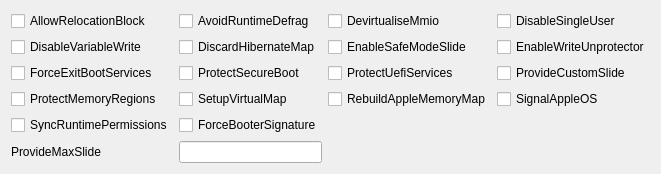
          <widget class="QWidget" name="tabBooter3">
           <attribute name="title">
            <string>Quirks</string>
           </attribute>
           <layout class="QHBoxLayout" name="horizontalLayout_13">
            <item>
             <layout class="QGridLayout" name="gridLayout_6">
              <item row="2" column="0">
               <widget class="QCheckBox" name="chkForceExitBootServices">
                <property name="toolTip">
                 <string notr="true">Try to ensure that ExitBootServices call succeeds even with outdated MemoryMap key argument by obtaining current memory map and retrying ExitBootServices call.

Note: The necessity of this quirk is determined by early boot crashes of the firmware. Do not use this unless you fully understand the consequences.

----

尝试通过获取当前的内存映射并重试ExitBootServices调用来确保ExitBootServices调用成功，即使是过时的MemoryMap键参数。

注意：该选项的必要性是由固件的早期启动崩溃决定的。除非你完全明白后果，否则不要使用这个。</string>
                </property>
                <property name="statusTip">
                 <string>Retry ExitBootServices with new memory map on failure.</string>
                </property>
                <property name="text">
                 <string>ForceExitBootServices</string>
                </property>
               </widget>
              </item>
              <item row="3" column="4">
               <widget class="QCheckBox" name="chkSignalAppleOS">
                <property name="toolTip">
                 <string notr="true">This quirk is useful on Mac firmwares, which behave differently in different OS. 

For example, it is supposed to enable Intel GPU in Windows and Linux in some dual-GPU MacBook models.

----

该选项在Mac固件上很有用，在不同的操作系统中表现不同。

例如，在某些双GPU的MacBook机型中，它应该可以在Windows和Linux中启用Intel GPU。</string>
                </property>
                <property name="statusTip">
                 <string> Report macOS being loaded through OS Info for any OS.</string>
                </property>
                <property name="text">
                 <string>SignalAppleOS</string>
                </property>
               </widget>
              </item>
              <item row="3" column="3">
               <widget class="QCheckBox" name="chkRebuildAppleMemoryMap">
                <property name="toolTip">
                 <string notr="true">Apple kernel has several limitations in parsing UEFI memory map:

• Memory map size must not exceed 4096 bytes as Apple kernel maps it as a single 4K page. Since some firmwares have very large memory maps (approximately over 100 entries) Apple kernel will crash at boot.

• Memory attributes table is ignored. EfiRuntimeServicesCode memory statically gets RX permissions, and all other memory types get RW permissions. Since some firmware drivers may write to global variables at runtime, Apple kernel will crash at calling UEFI runtime services, unless driver .data section has EfiRuntimeServicesData type.

To workaround these limitations this quirk applies memory attributes table permissions to memory map passed to Apple kernel and optionally attempts to unify contiguous slots of similar types if the resulting memory map exceeds 4 KB.

Note 1 : Since many firmwares come with incorrect memory protection table this quirk often comes in pair with SyncRuntimePermissions.

Note 2 : The necessity of this quirk is determined by early boot failures. This quirk replaces EnableWriteUnprotector on firmwares supporting memory attributes table (MAT). This quirk is generally unnecessary when using OpenDuetPkg, but may be required to boot macOS 10.6 and earlier for unclear reasons.

----

苹果内核在解析UEFI内存映射时有一些限制：

- 内存映射大小不能超过4096字节，因为苹果内核将其映射为一个4K页面。由于一些固件的内存映射非常大（大约超过100个条目），苹果内核会在启动时崩溃。

- 内存属性表被忽略。EfiRuntimeServicesCode内存静态地获得RX权限，其他所有内存类型获得RW权限。由于一些固件驱动可能会在运行时写入全局变量，苹果内核在调用UEFI运行时服务时将会崩溃，除非驱动.data部分具有EfiRuntimeServicesData类型。

为了解决这些限制，该选项将内存属性表的权限应用到传递给苹果内核的内存映射中，并且如果产生的内存映射超过4KB，则会尝试统一类似类型的连续插槽。

注1：由于许多固件带有不正确的内存保护表，该选项经常与SyncRuntimePermissions配对使用。

注2：该选项的必要性是由早期启动失败决定的。在支持内存属性表（MAT）的固件上，该选项取代了EnableWriteUnprotector。当使用OpenDuetPkg时，该选项一般是不需要的，但在启动macOS 10.6和更早的版本时，由于不清楚的原因，可能需要这个选项。</string>
                </property>
                <property name="statusTip">
                 <string>Generate Memory Map compatible with macOS.</string>
                </property>
                <property name="text">
                 <string>RebuildAppleMemoryMap</string>
                </property>
               </widget>
              </item>
              <item row="3" column="2">
               <widget class="QCheckBox" name="chkSetupVirtualMap">
                <property name="toolTip">
                 <string notr="true">Select firmwares access memory by virtual addresses after SetVirtualAddresses call, which results in early boot crashes. This quirk workarounds the problem by performing early boot identity mapping of assigned virtual addresses to physical memory.

Note: The necessity of this quirk is determined by early boot failures. Currently new firmwares with memory protection support (like OVMF) do not support this quirk due to acidanthera/bugtracker#719.

----

选择固件在调用SetVirtualAddresses后按虚拟地址访问内存，导致早期启动崩溃。该选项通过对分配的虚拟地址和物理内存进行早期启动身份映射来解决这个问题。

注意：该选项的必要性是由早期启动失败决定的。目前，由于 acidanthera/bugtracker#719，支持内存保护的新固件（如 OVMF）不支持该选项。</string>
                </property>
                <property name="statusTip">
                 <string> Setup virtual memory at SetVirtualAddresses.</string>
                </property>
                <property name="text">
                 <string>SetupVirtualMap</string>
                </property>
               </widget>
              </item>
              <item row="0" column="2">
               <widget class="QCheckBox" name="chkAvoidRuntimeDefrag">
                <property name="toolTip">
                 <string notr="true">Description: Protect from boot.efi runtime memory defragmentation.

This option fixes UEFI runtime services (date, time, NVRAM, power control, etc.) support on firmware that uses SMM backing for certain services such as variable storage. SMM may try to access memory by physical addresses in non-SMM areas but this may sometimes have been moved by boot.efi. This option prevents boot.efi from moving such data.

Note: Most types of firmware, apart from Apple and VMware, need this quirk.

----

描述: 防止 boot.efi 运行时内存碎片整理。

它可以修复UEFI运行时服务（日期、时间、NVRAM、电源控制等）对使用SMM支持某些服务（如可变存储）的固件的支持。

SMM可能会尝试通过非SMM区域的物理地址访问内存，但这有时可能已经被boot.efi移动了。这个选项可以防止boot.efi移动这些数据。

注意：除了苹果和VMware之外，大多数类型的固件都需要这个选项。
</string>
                </property>
                <property name="statusTip">
                 <string>Protect from boot.efi runtime memory defragmentation.</string>
                </property>
                <property name="text">
                 <string>AvoidRuntimeDefrag</string>
                </property>
               </widget>
              </item>
              <item row="4" column="2">
               <widget class="QCheckBox" name="chkForceBooterSignature">
                <property name="toolTip">
                 <string notr="true">Booter signature, essentially a SHA-1 hash of the loaded image, is used by Mac EFI to verify the authenticity of the bootloader when waking from hibernation. 

This option forces macOS to use OpenCore launcher SHA-1 hash as a booter signature to let OpenCore shim hibernation wake on Mac EFI firmware.

Note: OpenCore launcher path is determined from LauncherPath property.

----

Booter签名，本质上是加载的映像的SHA-1哈希值，Mac EFI在从休眠中唤醒时使用它来验证引导加载器的真实性。

这个选项强制macOS使用OpenCore启动器SHA-1哈希值作为启动器签名，让OpenCore shim休眠唤醒在Mac EFI固件上。

注意：OpenCore启动器路径由LauncherPath属性决定。</string>
                </property>
                <property name="statusTip">
                 <string>Set macOS boot-signature to OpenCore launcher.</string>
                </property>
                <property name="text">
                 <string>ForceBooterSignature</string>
                </property>
               </widget>
              </item>
              <item row="3" column="0">
               <widget class="QCheckBox" name="chkProtectMemoryRegions">
                <property name="toolTip">
                 <string notr="true">Some firmwares incorrectly map select memory regions:

• CSM region can be marked as boot services code or data, which leaves it as free memory for XNU kernel.

• MMIO regions can be marked as reserved memory and stay unmapped, but may be required to be accessible at runtime for NVRAM support.

This quirk attempts to fix types of these regions, e.g. ACPI NVS for CSM or MMIO for MMIO.

Note: The necessity of this quirk is determined by artifacts, sleep wake issues, and boot failures. In general only very old firmwares need this quirk.

----

一些固件错误地映射了选择的内存区域：

- CSM区域可以被标记为引导服务代码或数据，这使得它成为XNU内核的自由内存。

- MMIO区域可以被标记为保留内存，并保持不映射，但可能需要在运行时访问NVRAM支持。

该选项试图固定这些区域的类型，例如：ACPI NVS代表CSM或MMIO代表MMIO。

注意：该选项的必要性是由工件、睡眠唤醒问题和启动失败决定的。一般来说，只有很老的固件才需要这个选项。</string>
                </property>
                <property name="statusTip">
                 <string>Protect memory regions from incorrect access.</string>
                </property>
                <property name="text">
                 <string>ProtectMemoryRegions</string>
                </property>
               </widget>
              </item>
              <item row="1" column="0">
               <widget class="QCheckBox" name="chkDisableVariableWrite">
                <property name="toolTip">
                 <string notr="true">This is a security option allowing one to restrict NVRAM access in macOS. 

This quirk requires OC_FIRMWARE_RUNTIME protocol implemented in  OpenRuntime.efi.

Note: This quirk can also be used as an ugly workaround to buggy UEFI runtime services implementations that fail to write variables to NVRAM and break the rest of the operating system.

----

这是一个安全选项，允许人们在macOS中限制NVRAM的访问。

它需要在OpenRuntime.efi中实现OC_FIRMWARE_RUNTIME协议。

注意：它也可以作为一个简陋的变通方法，来解决UEFI运行时服务实现的bug，因为这些服务无法将变量写入NVRAM并破坏操作系统的其他部分。
</string>
                </property>
                <property name="statusTip">
                 <string>Protect from macOS NVRAM write access.</string>
                </property>
                <property name="text">
                 <string>DisableVariableWrite</string>
                </property>
               </widget>
              </item>
              <item row="0" column="4">
               <widget class="QCheckBox" name="chkDisableSingleUser">
                <property name="toolTip">
                 <string notr="true">This is a security option allowing one to restrict single user mode usage by ignoring CMD+S hotkey and -s boot argument. 

The behaviour with this quirk enabled is supposed to match T2-based model behaviour. 

Read this archived article to understand how to use single user mode with this quirk enabled.

----

这是一个安全选项，允许人们通过忽略CMD+S热键和-s启动参数来限制单用户模式的使用。

启用此选项后的行为应该与基于T2的模式行为一致。

</string>
                </property>
                <property name="statusTip">
                 <string>Disable single user mode.</string>
                </property>
                <property name="text">
                 <string>DisableSingleUser</string>
                </property>
               </widget>
              </item>
              <item row="2" column="4">
               <widget class="QCheckBox" name="chkProvideCustomSlide">
                <property name="toolTip">
                 <string notr="true">This option performs memory map analysis of your firmware and checks whether all slides (from 1 to 255) can be used. 

As boot.efi generates this value randomly with rdrand or pseudo randomly rdtsc, there is a chance of boot failure when it chooses a conflicting slide. In case potential conflicts exist, this option forces macOS to use a pseudo random value among the available ones. 

This also ensures that slide= argument is never passed to the operating system for security reasons.

Note: The necessity of this quirk is determined by OCABC: Only N/256 slide values are usable! message in the debug log. If the message is present, this option is to be enabled.

----

这个选项对你的固件进行内存映射分析，并检查所有的幻灯片（从1到255）是否可以使用。

由于boot.efi用rdrand或伪随机rdtsc随机生成这个值，所以当它选择一个冲突的幻灯片时，有可能会导致启动失败。在潜在冲突存在的情况下，这个选项会强制 macOS 在可用的值中使用一个伪随机的值。

这也保证了出于安全考虑，slide=参数，永远不会传递给操作系统。

注意：该选项的必要性是由OCABC决定的。只有N/256个幻灯片值是可用的！在调试日志中，如果存在该消息，则要启用该选项。</string>
                </property>
                <property name="statusTip">
                 <string>Provide custom KASLR slide on low memory.</string>
                </property>
                <property name="text">
                 <string>ProvideCustomSlide</string>
                </property>
               </widget>
              </item>
              <item row="0" column="3">
               <widget class="QCheckBox" name="chkDevirtualiseMmio">
                <property name="toolTip">
                 <string notr="true">
Description: Remove runtime attribute from certain MMIO regions.

This quirk reduces the stolen memory footprint in the memory map by removing the runtime bit for known memory regions. This quirk may result in an increase of KASLR slides available but without additional measures,it is not necessarily compatible with the target board. This quirk typically frees between 64 and 256 megabytes of memory, present in the debug log, and on some platforms, is the only way to boot macOS, which otherwise fails with allocation errors at the bootloader stage.

This option is useful on all types of firmware, except for some very old ones such as Sandy Bridge. On certain firmware, a list of addresses that need virtual addresses for proper NVRAM and hibernation functionality may be required. Use the MmioWhitelist section for this.


----



说明：删除某些MMIO区域的运行时属性。

该选项通过删除已知内存区域的运行时间位来减少内存映射中被盗的内存足迹。

它可能会导致KASLR幻灯片的可用性增加，但如果没有额外的措施，它不一定与目标板兼容。

它通常会释放64到256兆的内存，存在于调试日志中，在某些平台上，是启动macOS的唯一方法，否则会在bootloader阶段因分配错误而失败。

这个选项在所有类型的固件上都很有用，除了一些很老的固件，比如Sandy Bridge。

在某些固件上，可能需要一个虚拟地址的地址列表来实现正确的NVRAM和休眠功能。请使用 MmioWhitelist 部分来解决这个问题。

</string>
                </property>
                <property name="statusTip">
                 <string>Remove runtime attribute from select MMIO regions.</string>
                </property>
                <property name="text">
                 <string>DevirtualiseMmio</string>
                </property>
               </widget>
              </item>
              <item row="2" column="2">
               <widget class="QCheckBox" name="chkProtectSecureBoot">
                <property name="toolTip">
                 <string notr="true">Reports security violation during attempts to write to db, dbx, PK, and KEK variables from the operating system.

Note: This quirk mainly attempts to avoid issues with NVRAM implementations with problematic defragmentation,such as select Insyde or MacPro5,1.

----

在尝试从操作系统写入db、dbx、pk和kek变量时，报告安全违规。

注意：该选项主要是为了避免NVRAM实现中存在的碎片整理问题，比如选择Insyde或MacPro5，1。</string>
                </property>
                <property name="statusTip">
                 <string>Protect UEFI Secure Boot variables from being written.</string>
                </property>
                <property name="text">
                 <string>ProtectSecureBoot</string>
                </property>
               </widget>
              </item>
              <item row="4" column="0">
               <widget class="QCheckBox" name="chkSyncRuntimePermissions">
                <property name="toolTip">
                 <string notr="true">Some firmwares either fail to properly handle runtime permissions:

• They incorrectly mark OpenRuntime as not executable in the memory map.

• They incorrectly mark OpenRuntime as not executable in the memory attributes table.

• They lose entries from the memory attributes table after OpenRuntime is loaded.

• They mark items in the memory attributes table as read-write-execute.

This quirk tries to update memory map and memory attributes table to correct this.

Note: The necessity of this quirk is determined by early boot failures either in macOS or in Linux/Windows. In general only firmwares released in 2018 or later are affected.

----

有些固件不能正确处理运行时的权限：

- 它们在内存映射中错误地将OpenRuntime标记为不可执行。

- 它们在内存属性表中错误地将OpenRuntime标记为不可执行。

- 它们在加载 OpenRuntime 后，丢失了内存属性表中的条目。

- 它们将内存属性表中的项目标记为读-写-执行。

这个选项试图更新内存映射和内存属性表来纠正这个问题。

注意：该选项的必要性是由macOS或Linux/Windows中的早期启动失败决定的。一般来说，只有2018年或以后发布的固件才会受到影响。</string>
                </property>
                <property name="statusTip">
                 <string>Update memory permissions for runtime environment.</string>
                </property>
                <property name="text">
                 <string>SyncRuntimePermissions</string>
                </property>
               </widget>
              </item>
              <item row="1" column="3">
               <widget class="QCheckBox" name="chkEnableSafeModeSlide">
                <property name="toolTip">
                 <string notr="true">This option is relevant to the users that have issues booting to safe mode (e.g. by holding shift or using -x boot argument). 

By default safe mode forces 0 slide as if the system was launched with slide=0 boot argument. 

This quirk tries to patch boot.efi to lift that limitation and let some other value (from 1 to 255) be used. 

This quirk requires ProvideCustomSlide to be enabled.

Note: The necessity of this quirk is determined by safe mode availability. If booting to safe mode fails, this option can be tried to be enabled.

----

这个选项适用于有问题的用户（例如按住shift或使用-x启动参数）。

默认情况下，安全模式会强制0幻灯片，就像系统在启动时使用slide=0启动参数一样。

该选项试图给boot.efi打上补丁，以解除这个限制，并让一些其他的值（从1到255）被使用。

该选项需要启用 ProvideCustomSlide。

注意: 该选项的必要性是由安全模式的可用性决定的。如果启动到安全模式失败，可以尝试启用这个选项。</string>
                </property>
                <property name="statusTip">
                 <string> Patch bootloader to have KASLR enabled in safe mode.</string>
                </property>
                <property name="text">
                 <string>EnableSafeModeSlide</string>
                </property>
               </widget>
              </item>
              <item row="1" column="2">
               <widget class="QCheckBox" name="chkDiscardHibernateMap">
                <property name="toolTip">
                 <string notr="true">This option forces XNU kernel to ignore newly supplied memory map and assume that it did not change after waking from hibernation. 

This behaviour is required to work by Windows, which mandates to preserve runtime memory size and location after S4 wake.

Note: This may be used to workaround buggy memory maps on older hardware, and is now considered rare legacy.

Examples of such hardware are Ivy Bridge laptops with Insyde firmware, like Acer V3-571G. 

Do not use this unless you fully understand the consequences.

----

这个选项强制XNU内核忽略新提供的内存映射，并假设它在休眠后没有改变。

这个行为是Windows所要求的，因为Windows要求在S4唤醒后保留运行时的内存大小和位置。

注意：这可能被用来解决旧硬件上的错误内存映射，现在被认为是罕见的遗留问题。

这类硬件的例子是使用Ivy Bridge固件的Ivy Bridge笔记本电脑，如Acer V3-571G。

除非您完全了解其后果，否则请勿使用此功能。

</string>
                </property>
                <property name="statusTip">
                 <string>Reuse original hibernate memory map.</string>
                </property>
                <property name="text">
                 <string>DiscardHibernateMap</string>
                </property>
               </widget>
              </item>
              <item row="0" column="0">
               <widget class="QCheckBox" name="chkAllowRelocationBlock">
                <property name="toolTip">
                 <string notr="true">Description: Allows booting macOS through a relocation block.

The relocation block is a scratch buffer allocated in the lower 4 GB used for loading the kernel and related structures by EfiBoot on firmware where the lower memory region is otherwise occupied by (assumed) non-runtime data. Right before kernel startup, the relocation block is copied back to lower addresses. Similarly, all the other addresses pointing to the relocation block are also carefully adjusted. The relocation block can be used when:

• No better slide exists (all the memory is used)

• slide=0 is forced (by an argument or safe mode)

• KASLR (slide) is unsupported (this is macOS 10.7 or older)

This quirk requires ProvideCustomSlide to be enabled and typically also requires enabling AvoidRuntimeDefrag to function correctly. Hibernation is not supported when booting with a relocation block, which will only be used if required when the quirk is enabled.

Note: While this quirk is required to run older macOS versions on platforms with used lower memory, it is not compatible with some hardware and macOS 11. In such cases, consider using EnableSafeModeSlide instead.

----

说明：允许通过重新定位块启动macOS。

重置块是一个分配在下4GB的缓冲区，用于EfiBoot在固件上加载内核和相关结构，否则下层内存区域就会被（假设的）非运行时数据占用。就在内核启动前，重新定位块被复制到较低的地址。同样的，所有其他指向重定位块的地址也会被仔细调整。重置块可以在以下情况下使用。

- 没有更好的幻灯片存在(所有的内存都被使用了)

- slide=0被强制（通过参数或安全模式）。

- 不支持KASLR(幻灯片)(这是macOS 10.7或更高版本)

此选项需要启用ProvideCustomSlide，通常还需要启用AvoidRuntimeDefrag才能正常工作。当使用重新定位块启动时，不支持休眠，只有在启用此选项时才会使用。

注意：虽然在使用了较低内存的平台上运行旧版macOS需要这个选项，但它与某些硬件和macOS 11不兼容。在这种情况下，请考虑使用EnableSafeModeSlide代替。</string>
                </property>
                <property name="statusTip">
                 <string>Allows booting macOS through a relocation block.</string>
                </property>
                <property name="text">
                 <string>AllowRelocationBlock</string>
                </property>
               </widget>
              </item>
              <item row="2" column="3">
               <widget class="QCheckBox" name="chkProtectUefiServices">
                <property name="toolTip">
                 <string notr="true">Some modern firmwares including both hardware and virtual machines, like VMware, may update pointers to UEFI services during driver loading and related actions. 

Consequentially this directly breaks other quirks that affect memory management, like DevirtualiseMmio, ProtectMemoryRegions, or RebuildAppleMemoryMap, and may also break other quirks depending on the effects of these.

Note: On VMware the need for this quirk may be diagnosed by “Your Mac OS guest might run unreliably with more than one virtual core.” message.

----

一些现代的固件，包括硬件和虚拟机，如VMware，可能会在驱动程序加载和相关操作期间更新指向UEFI服务的指针。

相应地，这直接破坏了其他影响内存管理的选项，如DevirtualiseMmio、ProtectMemoryRegions或RebuildAppleMemoryMap，也可能破坏其他选项，这取决于这些选项的影响。

注意：在VMware上，该选项的必要性可能会被 &quot;你的Mac OS guest可能会在多个虚拟核心的情况下不可靠地运行。&quot;消息诊断出来。</string>
                </property>
                <property name="statusTip">
                 <string>Protect UEFI services from being overridden by the firmware.</string>
                </property>
                <property name="text">
                 <string>ProtectUefiServices</string>
                </property>
               </widget>
              </item>
              <item row="1" column="4">
               <widget class="QCheckBox" name="chkEnableWriteUnprotector">
                <property name="toolTip">
                 <string notr="true">This option bypasses RˆX permissions in code pages of UEFI runtime services by removing write protection (WP) bit from CR0 register during their execution. This quirk requires OC_FIRMWARE_RUNTIME protocol implemented in OpenRuntime.efi.

Note: This quirk may potentially weaken firmware security, please use RebuildAppleMemoryMap if your firmware supports memory attributes table (MAT). 

----

这个选项在UEFI运行时服务的代码页中，通过删除CR0寄存器中的写保护（WP）位，绕过了RˆX权限。该选项需要在OpenRuntime.efi中实现OC_FIRMWARE_RUNTIME协议。

注意：该选项可能会削弱固件的安全性，如果你的固件支持内存属性表（MAT），请使用RebuildAppleMemoryMap。

</string>
                </property>
                <property name="statusTip">
                 <string> Permit write access to UEFI runtime services code.</string>
                </property>
                <property name="text">
                 <string>EnableWriteUnprotector</string>
                </property>
               </widget>
              </item>
              <item row="5" column="0">
               <widget class="QLabel" name="label_41">
                <property name="maximumSize">
                 <size>
                  <width>16777215</width>
                  <height>16777215</height>
                 </size>
                </property>
                <property name="toolTip">
                 <string notr="true">This option overrides the maximum slide of 255 by a user specified value between 1 and 254 inclusive when ProvideCustomSlide is enabled. 

It is believed that modern firmwares allocate pool memory from top to bottom,effectively resulting in free memory at the time of slide scanning being later used as temporary memory during kernel loading. In case those memory are unavailable, this option can stop evaluating higher slides.

Note: The necessity of this quirk is determined by random boot failure when ProvideCustomSlide is enabled and the randomized slide fall into the unavailable range. When AppleDebug is enabled, usually the debug log may contain messages like AAPL: [EB|‘LD:LKC] } Err(0x9). To find the optimal value, manually append slide=X to boot-args and log the largest one that won’t cause boot failure.

----

当ProvideCustomSlide被启用时，这个选项可以通过用户指定的1到254之间的值来覆盖255的最大幻灯片。

人们认为现代固件会从上到下分配池内存，有效地导致在扫描幻灯片时的空闲内存被用作内核加载时的临时内存。如果这些内存不可用，这个选项可以停止评估较高的幻灯片。

注意：当ProvideCustomSlide被启用时，该选项的必要性是由随机启动失败决定的，并且随机的幻灯片落入不可用的范围。

当启用AppleDebug时，通常调试日志可能会包含AAPL：[EB|'LD:LKC]}Err(0x9)这样的消息。要找到最佳值，请手动将 slide=X 追加到 boot-args 中，并记录不会导致启动失败的最大值。</string>
                </property>
                <property name="statusTip">
                 <string>Provide maximum KASLR slide when higher ones are unavailable.</string>
                </property>
                <property name="text">
                 <string>ProvideMaxSlide</string>
                </property>
               </widget>
              </item>
              <item row="5" column="2">
               <widget class="QLineEdit" name="editIntProvideMaxSlide">
                <property name="maximumSize">
                 <size>
                  <width>180</width>
                  <height>16777215</height>
                 </size>
                </property>
               </widget>
              </item>
             </layout>
            </item>
           </layout>
          </widget>
